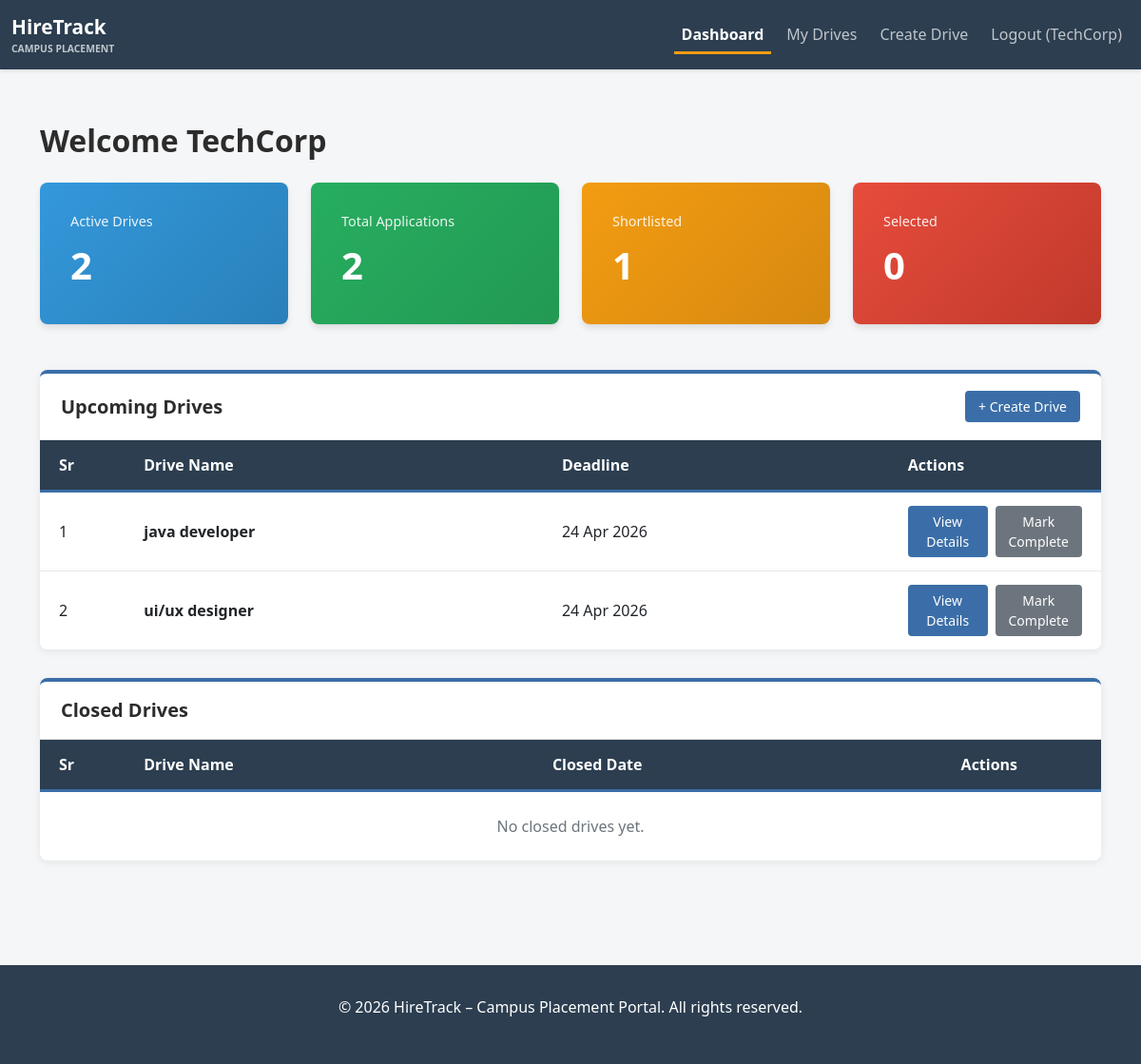
The page /company/dashboard (signed in) on the database its author committed.
### app/models.py (models this page shows, shortened)
class Company(UserMixin, db.Model):
    __tablename__ = 'company'
    id = db.Column(db.Integer, primary_key=True)
    company_name = db.Column(db.String(255), nullable=False, unique=True)
    email = db.Column(db.String(120), unique=True, nullable=False, index=True)
    password_hash = db.Column(db.String(255), nullable=False)
    hr_contact = db.Column(db.String(120), nullable=False)
    website = db.Column(db.String(255))
    approval_status = db.Column(db.String(20), default='Pending')  # Pending, Approved, Rejected
    is_active = db.Column(db.Boolean, default=True)
    created_at = db.Column(db.DateTime, default=datetime.utcnow)
    placement_drives = db.relationship('PlacementDrive', backref='company', lazy=True, cascade='all, delete-orphan')

class PlacementDrive(db.Model):
    __tablename__ = 'placement_drive'
    id = db.Column(db.Integer, primary_key=True)
    company_id = db.Column(db.Integer, db.ForeignKey('company.id'), nullable=False)
    job_title = db.Column(db.String(255), nullable=False)
    job_description = db.Column(db.Text, nullable=False)
    eligibility_criteria = db.Column(db.Text)
    salary = db.Column(db.String(100))
    application_deadline = db.Column(db.DateTime, nullable=False)
    status = db.Column(db.String(20), default='Pending')  # Pending, Approved, Closed, Rejected
    created_at = db.Column(db.DateTime, default=datetime.utcnow)
    updated_at = db.Column(db.DateTime, default=datetime.utcnow, onupdate=datetime.utcnow)
    applications = db.relationship('Application', backref='placement_drive', lazy=True, cascade='all, delete-orphan')
    def get_application_count(self):
        return Application.query.filter_by(drive_id=self.id).count()
    def get_shortlisted_count(self):
        return Application.query.filter_by(drive_id=self.id, status='Shortlisted').count()
    def get_selected_count(self):
        return Application.query.filter_by(drive_id=self.id, status='Selected').count()

### app/routes.py (the view)
@company_bp.route('/dashboard')
@company_required
def dashboard():
    drives = PlacementDrive.query.filter_by(company_id=current_user.id).all()
    total_drives = len(drives)
    total_applications = sum(drive.get_application_count() for drive in drives)
    total_shortlisted = sum(drive.get_shortlisted_count() for drive in drives)
    total_selected = sum(drive.get_selected_count() for drive in drives)
    return render_template('company/dashboard.html',
                         company=current_user,
                         total_drives=total_drives,
                         total_applications=total_applications,
                         total_shortlisted=total_shortlisted,
                         total_selected=total_selected,
                         drives=drives)

### app/routes.py (called while the page is built)
def company_required(f):
    @wraps(f)
    def decorated_function(*args, **kwargs):
        if not current_user.is_authenticated or not isinstance(current_user, Company):
            flash('You must be logged in as company to access this page.', 'danger')
            return redirect(url_for('auth.login'))
        if current_user.approval_status != 'Approved':
            flash('Your company account is not approved yet.', 'warning')
            return redirect(url_for('main.index'))
        return f(*args, **kwargs)
    return decorated_function

### app/templates/company/dashboard.html (shortened to what this page needs)
{% extends "base.html" %}
{% block content %}
<div class="container mt-4">
<h1 class="company-header">
Welcome {{ company.company_name }}
</h1>
<div class="row mb-4">
<div class="col-md-6 col-lg-3">
<div class="dashboard-card">
<h5>Active Drives</h5>
<div class="number" id="total-drives">{{ total_drives }}</div>
</div>
</div>
<div class="col-md-6 col-lg-3">
<div class="dashboard-card" style="background:linear-gradient(135deg,#27ae60,#229954);">
<h5>Total Applications</h5>
<div class="number" id="total-applications">{{ total_applications }}</div>
</div>
</div>
<div class="col-md-6 col-lg-3">
<div class="dashboard-card" style="background:linear-gradient(135deg,#f39c12,#d68910);">
<h5>Shortlisted</h5>
<div class="number" id="total-shortlisted">{{ total_shortlisted }}</div>
</div>
</div>
<div class="col-md-6 col-lg-3">
<div class="dashboard-card" style="background:linear-gradient(135deg,#e74c3c,#c0392b);">
<h5>Selected</h5>
<div class="number" id="total-selected">{{ total_selected }}</div>
</div>
</div>
</div>
<div class="section-card">
<div class="section-card-header">
<h5>Upcoming Drives</h5>
<a href="{{ url_for('company.create_drive') }}"
class="btn btn-primary-company">
+ Create Drive
</a>
</div>
<div class="section-card-body">
<div class="table-responsive">
<table class="table">
<thead>
<tr>
<th style="width:8%">Sr</th>
<th>Drive Name</th>
<th>Deadline</th>
<th style="width:20%">Actions</th>
</tr>
</thead>
<tbody>
{% for drive in drives %}
{% if drive.status != 'Closed' %}
<tr>
<td>{{ loop.index }}</td>
<td>
<strong>{{ drive.job_title }}</strong>
</td>
<td>
{{ drive.application_deadline.strftime('%d %b %Y') }}
</td>
<td>
<div class="btn-group-actions">
<a href="{{ url_for('company.view_applications', drive_id=drive.id) }}"
class="btn btn-primary-company">
View Details
</a>
<form method="POST"
action="{{ url_for('company.close_drive', drive_id=drive.id) }}"
style="display:inline;"
onsubmit="return confirm('Mark this drive as complete?')">
<button type="submit"
class="btn btn-secondary-company">
Mark Complete
</button>
</form>
</div>
</td>
</tr>
{% endif %}
{% endfor %}
</tbody>
</table>
</div>
</div>
</div>
<div class="section-card">
<div class="section-card-header">
<h5>Closed Drives</h5>
</div>
<div class="section-card-body">
<div class="table-responsive">
<table class="table">
<thead>
<tr>
<th style="width:8%">Sr</th>
<th>Drive Name</th>
<th>Closed Date</th>
<th style="width:15%">Actions</th>
</tr>
</thead>
<tbody>
{% set closed_count = 0 %}
{% if closed_count == 0 %}
<tr>
<td colspan="4" class="text-center text-muted py-4">
No closed drives yet.
</td>
</tr>
{% endif %}
</tbody>
</table>
</div>
</div>
</div>
</div>
{% endblock %}

### app/templates/base.html (shortened to what this page needs)
<!DOCTYPE html>
<html lang="en">
<head>
<link rel="stylesheet" href="https://cdn.jsdelivr.net/npm/bootstrap@5.1.3/dist/css/bootstrap.min.css">
</head>
<body>
<nav class="navbar navbar-expand-lg navbar-dark">
<div class="container-fluid">
<a class="navbar-brand d-flex align-items-center" href="{{ url_for('main.index') }}">
<div>
<div style="font-weight:700;font-size:1.3rem;">HireTrack</div>
<div style="font-size:0.65rem;opacity:0.7;">CAMPUS PLACEMENT</div>
</div>
</a>
<div class="collapse navbar-collapse" id="navbarNav">
<ul class="navbar-nav ms-auto gap-2">
{% if current_user.is_authenticated %}
{% if current_user.__class__.__name__ == 'Admin' %}
<li class="nav-item">
<a class="nav-link {% if request.endpoint=='admin.dashboard' %}active{% endif %}"
href="{{ url_for('admin.dashboard') }}">Admin Dashboard</a>
</li>
<li class="nav-item">
<a class="nav-link {% if request.endpoint=='admin.manage_companies' %}active{% endif %}"
href="{{ url_for('admin.manage_companies') }}">Companies</a>
</li>
<li class="nav-item">
<a class="nav-link {% if request.endpoint=='admin.manage_students' %}active{% endif %}"
href="{{ url_for('admin.manage_students') }}">Students</a>
</li>
<li class="nav-item">
<a class="nav-link {% if request.endpoint=='admin.manage_drives' %}active{% endif %}"
href="{{ url_for('admin.manage_drives') }}">Drives</a>
</li>
<li class="nav-item">
<a class="nav-link {% if request.endpoint=='admin.view_applications' %}active{% endif %}"
href="{{ url_for('admin.view_applications') }}">Applications</a>
</li>
{% elif current_user.__class__.__name__ == 'Company' %}
<li class="nav-item">
<a class="nav-link {% if request.endpoint=='company.dashboard' %}active{% endif %}"
href="{{ url_for('company.dashboard') }}">Dashboard</a>
</li>
<li class="nav-item">
<a class="nav-link {% if request.endpoint=='company.view_drives' %}active{% endif %}"
href="{{ url_for('company.view_drives') }}">My Drives</a>
</li>
<li class="nav-item">
<a class="nav-link {% if request.endpoint=='company.create_drive' %}active{% endif %}"
href="{{ url_for('company.create_drive') }}">Create Drive</a>
</li>
{% endif %}
<li class="nav-item">
<a class="nav-link" href="{{ url_for('auth.logout') }}">
Logout ({{ current_user.username if current_user.__class__.__name__ == 'Admin' else current_user.company_name if current_user.__class__.__name__ == 'Company' else current_user.name }})
</a>
</li>
{% endif %}
</ul>
</div>
</div>
</nav>
<div class="container-main">
{% block content %}{% endblock %}
</div>
<footer>
<p>&copy; 2026 HireTrack – Campus Placement Portal. All rights reserved.</p>
</footer>
</body>
</html>

### app/templates/base.html (style rules this page uses)
:root { --primary-color:#2c3e50; --secondary-color:#3498db; --success-color:#27ae60; --danger-color:#e74c3c; --warning-color:#f39c12; }
body { font-family:'Segoe UI',Tahoma,Geneva,Verdana,sans-serif; background-color:#f5f6f8; }
.navbar { background-color:var(--primary-color); box-shadow:0 2px 4px rgba(0,0,0,0.1); }
.navbar-brand { font-weight:700; font-size:1.5rem; }
.container-main { margin-top:2rem; margin-bottom:2rem; }
html, body { height: 100%; }
body { display: flex; flex-direction: column; }
.container-main { flex: 1; }
.dashboard-card { background:linear-gradient(135deg,var(--secondary-color),#2980b9); color:white; padding:2rem; border-radius:8px; margin-bottom:1.5rem; box-shadow:0 4px 6px rgba(0,0,0,0.1); }
.dashboard-card h5 { font-size:0.9rem; margin-bottom:0.5rem; opacity:0.9; }
.dashboard-card .number { font-size:2.5rem; font-weight:700; }
.table { background-color:white; border-radius:8px; }
.nav-link { color:rgba(255,255,255,0.7)!important; transition:all 0.2s ease; }
.nav-link.active { color:white!important; border-bottom:3px solid #f39c12; font-weight:600; padding-bottom:6px; }
footer { background-color:var(--primary-color); color:white; padding:2rem 0; margin-top:3rem; text-align:center; }

### app/templates/company/dashboard.html (style rules this page uses)
:root { --company-primary:#2c2c2c; --company-accent:#3b6ea8; --light-bg:#f5f6f8; --card-white:#ffffff; --border-light:#e8e8e8; }
body { background:var(--light-bg); }
.company-header { color:var(--company-primary); font-weight:700; font-size:2rem; margin-bottom:25px; }
.dashboard-card { transition:.2s ease; }
.section-card { background:var(--card-white); border:none; border-top:4px solid var(--company-accent); border-radius:8px; box-shadow:0 2px 8px rgba(0,0,0,0.08); margin-bottom:30px; overflow:hidden; }
.section-card-header { display:flex; justify-content:space-between; align-items:center; padding:18px 22px; border-bottom:1px solid var(--border-light); }
.section-card-header h5 { margin:0; font-weight:600; color:var(--company-primary); }
.section-card-body { padding:0; }
.table { margin:0; }
.table thead { background:#2c3e50; color:white; border-bottom:3px solid var(--company-accent); }
.table thead th { border:none; padding:14px 20px; font-weight:600; }
.table tbody td { padding:14px 20px; vertical-align:middle; border-bottom:1px solid var(--border-light); }
.table tbody tr:last-child td { border-bottom:none; }
.btn-primary-company { background:var(--company-accent); border:none; color:white; font-size:14px; padding:6px 14px; border-radius:4px; transition:.2s; }
.btn-secondary-company { background:#6c757d; border:none; color:white; font-size:14px; padding:6px 14px; border-radius:4px; transition:.2s; }
.btn-group-actions { display:flex; gap:8px; align-items:center; }

### rows shown on the page
Company: company_name "TechCorp"
PlacementDrive: job_title "java developer", application_deadline "24 Apr 2026"
PlacementDrive: job_title "ui/ux designer", application_deadline "24 Apr 2026"

### other values the page prints
{{ total_drives }} "2"
{{ total_applications }} "2"
{{ total_shortlisted }} "1"
{{ total_selected }} "0"
